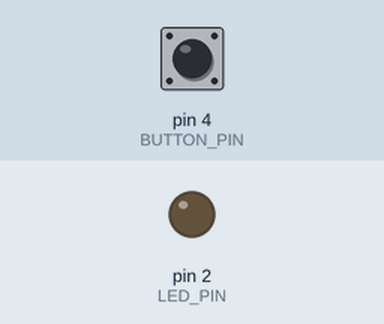
This sketch was run on a simulated Arduino Uno, built with avr-gcc and run on an emulated ATmega328P. Parts: output pins drawn as LEDs (lit = HIGH). Inputs (shaded band) come from the test bench; at power-on: pin 4 (BUTTON_PIN) HIGH.

Above: at 1.2 s.
1.3 s: pin 4 (BUTTON_PIN) pulled LOW for 0.15 s
At 1.7 s:
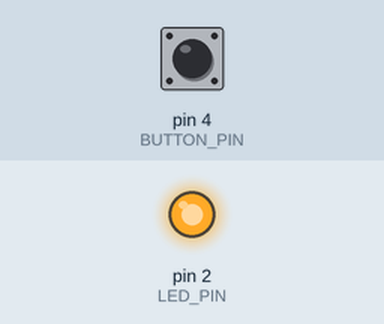
2.9 s: pin 4 (BUTTON_PIN) pulled LOW for 1 s
At 4.1 s:
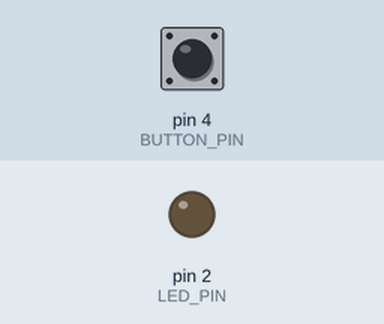
5.4 s: pin 4 (BUTTON_PIN) pulled LOW for 3.2 s
At 6.0 s:
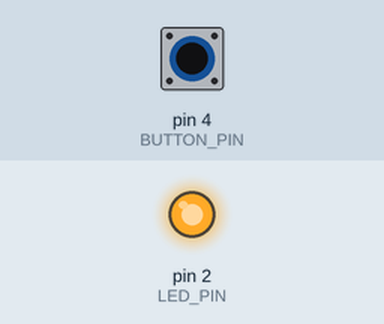
Timing chart, 0 to 8.4 s (numbered marks = the images above; inputs shaded):
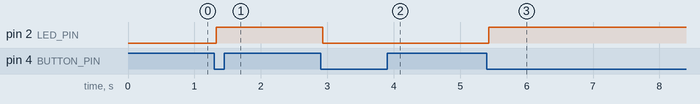

The sketch:

03-toggle-led-button-debounce.ino
```cpp
const int LED_PIN = 2;
const int BUTTON_PIN = 4;

const unsigned long DEBOUNCE_MS = 30;

bool lastButtonState = HIGH;
bool stableButtonState = HIGH;

unsigned long lastButtonTime = 0;

bool ledState = false;


 void setup() {

  pinMode(LED_PIN, OUTPUT);
  pinMode(BUTTON_PIN, INPUT_PULLUP);

}

void loop() {

  unsigned long currentTime = millis();

  bool buttonState = digitalRead(BUTTON_PIN);

  if(buttonState != lastButtonState) {
    lastButtonTime = currentTime;
  }

  if(currentTime - lastButtonTime >= DEBOUNCE_MS) {

    if(buttonState != stableButtonState) {

      stableButtonState = buttonState;

      if(stableButtonState == LOW) {
        ledState = !ledState;
        digitalWrite(LED_PIN, ledState);
      }
    }
  }

  lastButtonState = buttonState;

}
```

Measured:
- after the input at 1.3 s, pin 2 (LED_PIN): LOW → HIGH at once
- after the input at 2.9 s, pin 2 (LED_PIN): HIGH → LOW at once
- after the input at 5.4 s, pin 2 (LED_PIN): LOW → HIGH at once
